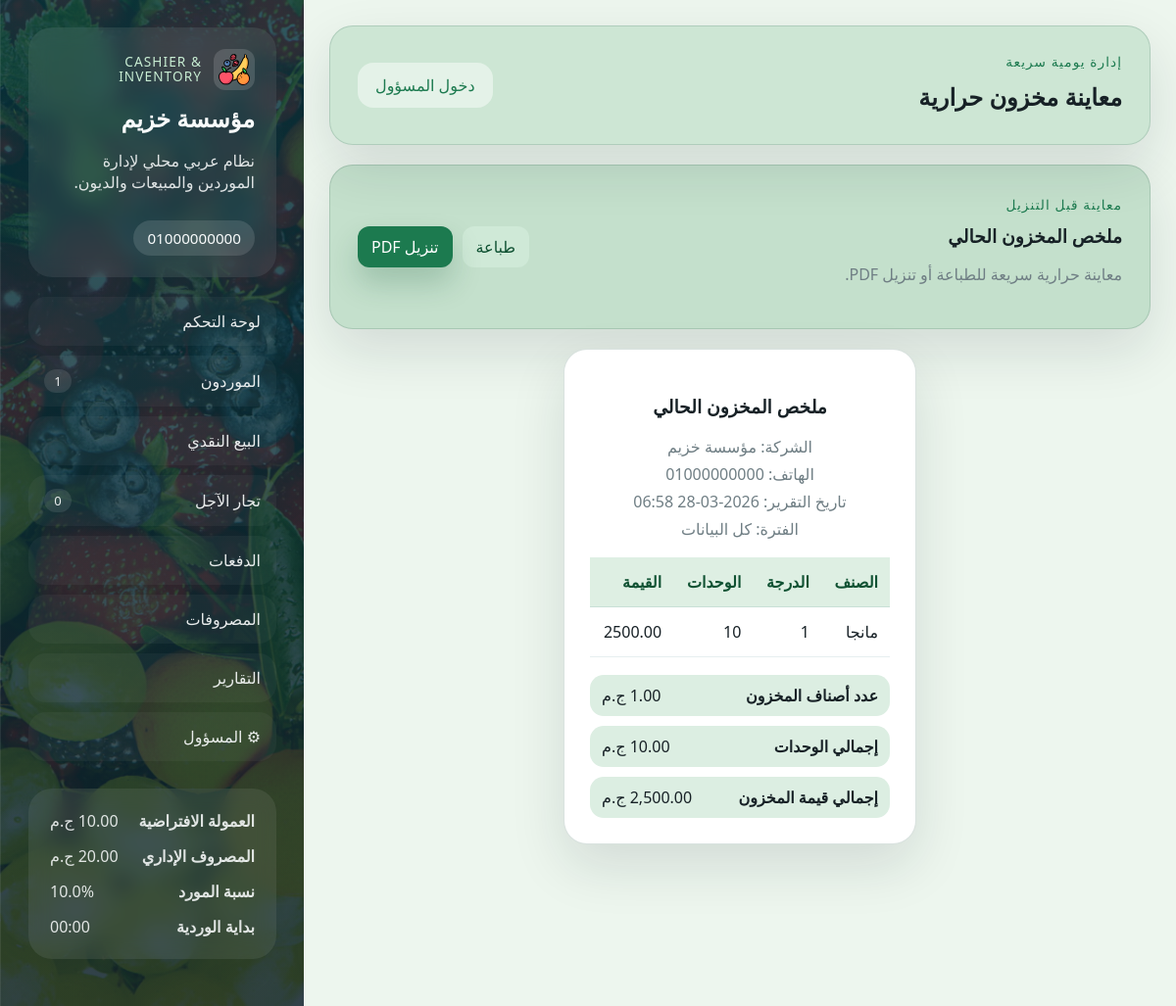
Page /reports/inventory-thermal on the committed database.
### models/settings.py (models this page shows)
class Settings(Base):
    __tablename__ = "settings"
    id: Mapped[int] = mapped_column(Integer, primary_key=True)
    company_name: Mapped[str] = mapped_column(String(120), nullable=False)
    phone_number: Mapped[str] = mapped_column(String(255), nullable=False)
    commission_per_unit: Mapped[float] = mapped_column(Float, nullable=False, default=0.0)
    admin_expense: Mapped[float] = mapped_column(Float, nullable=False, default=0.0)
    supplier_profit_percentage: Mapped[float] = mapped_column(Float, nullable=False, default=0.0)
    shift_cutoff_time: Mapped[str] = mapped_column(String(5), nullable=False, default="00:00")
    admin_password: Mapped[str] = mapped_column(String(255), nullable=False)

### routes/admin_routes.py (the view)
@admin_bp.route("/reports/inventory-thermal")
def inventory_thermal_preview():
    db_session = get_session()
    settings = get_or_create_settings(db_session)
    date_from = request.args.get("date_from", "").strip()
    date_to = request.args.get("date_to", "").strip()
    period_label = filtered_period_label(date_from or None, date_to or None)
    inventory_rows = inventory_summary(db_session, date_from=date_from or None, date_to=date_to or None)
    total_units = sum(int(row.remaining_units or 0) for row in inventory_rows)
    total_value = sum(float(row.total_value or 0) for row in inventory_rows)
    context = {
        **build_base_context(db_session),
        "page_title": "معاينة مخزون حرارية",
        "report_title": "ملخص المخزون الحالي",
        "report_subtitle": "معاينة حرارية سريعة للطباعة أو تنزيل PDF.",
        "meta_lines": [
            f"الشركة: {settings.company_name}",
            *[f"الهاتف: {phone}" for phone in split_phone_numbers(settings.phone_number)],
            f"تاريخ التقرير: {datetime.now().strftime('%Y-%m-%d %H:%M')}",
            period_label,
        ],
        "table_headers": ["الصنف", "الدرجة", "الوحدات", "القيمة"],
        "table_rows": [
            [
                row.fruit_name,
                row.class_number,
                int(row.remaining_units or 0),
                f"{float(row.total_value or 0):.2f}",
            ]
            for row in inventory_rows
        ],
        "summary_lines": [
            ("عدد أصناف المخزون", len(inventory_rows)),
            ("إجمالي الوحدات", total_units),
            ("إجمالي قيمة المخزون", total_value),
        ],
        "download_url": url_for(
            "admin.inventory_thermal_pdf",
            date_from=date_from or None,
            date_to=date_to or None,
        ),
        "print_mode": "thermal",
    }
    return render_template("print_preview.html", **context)

### models/__init__.py (called while the page is built)
def init_app(app):
    global engine
    database_uri = app.config["DATABASE_URI"]
    connect_args = {"check_same_thread": False} if database_uri.startswith("sqlite") else {}
    engine = create_engine(database_uri, future=True, connect_args=connect_args)
    SessionLocal.configure(bind=engine)
    from models.expense import Expense
    from models.inventory_allocation import InventoryAllocation
    from models.payment import Payment
    from models.retail_transaction import RetailTransaction
    from models.settings import Settings
    from models.special_retailer import SpecialRetailer
    from models.supplier import Supplier
    Base.metadata.create_all(bind=engine)
    ensure_sqlite_columns()
    @app.teardown_appcontext
    def shutdown_session(exception=None):
        SessionLocal.remove()

def get_session():
    return SessionLocal()

### utils/helpers.py (called while the page is built, shortened)
def parse_filter_datetime(value: str | None, end_of_day: bool = False) -> datetime | None:
    if not value:
        return None

def currency_filter(value) -> str:
    return f"{float(value or 0):,.2f} ج.م"

def normalize_shift_cutoff_time(value: str | None, default: str = "00:00") -> str:
    normalized = (value or "").strip()
    try:
        parsed = datetime.strptime(normalized, "%H:%M")
        return parsed.strftime("%H:%M")
    except ValueError:
        return default

def current_shift_cutoff_range(cutoff_time: str | None, reference: datetime | None = None) -> dict[str, str]:
    now = reference or datetime.now()
    normalized_cutoff = normalize_shift_cutoff_time(cutoff_time)
    cutoff_clock = datetime.strptime(normalized_cutoff, "%H:%M").time()
    today_cutoff = datetime.combine(now.date(), cutoff_clock)
    if now >= today_cutoff:
        start = today_cutoff
        end = today_cutoff + timedelta(days=1) - timedelta(minutes=1)
    else:
        start = today_cutoff - timedelta(days=1)
        end = today_cutoff - timedelta(minutes=1)
    return {
        "cutoff": normalized_cutoff,
        "start": start.strftime("%Y-%m-%dT%H:%M"),
        "end": end.strftime("%Y-%m-%dT%H:%M"),
    }

def get_or_create_settings(db_session) -> Settings:
    settings = db_session.get(Settings, 1)
    if settings:
        return settings

def is_admin_logged_in() -> bool:
    return bool(session.get("admin_logged_in"))

### templates/print_preview.html
{% extends "base.html" %}
{% block content %}
<section class="hero-panel">
    <div>
        <span class="eyebrow">معاينة قبل التنزيل</span>
        <h3>{{ report_title }}</h3>
        <p>{{ report_subtitle }}</p>
    </div>
    <div class="inline-form">
        <button class="btn btn-secondary" type="button" onclick="window.print()">طباعة</button>
        <a class="btn btn-primary" href="{{ download_url }}">تنزيل PDF</a>
    </div>
</section>
<section class="print-preview-shell {{ print_mode }}">
    <article class="print-sheet">
        <header class="print-head">
            <h3>{{ report_title }}</h3>
            {% for line in meta_lines %}
                <p>{{ line }}</p>
            {% endfor %}
        </header>
        <div class="table-wrap">
            <table class="print-table">
                <thead>
                    <tr>
                        {% for header in table_headers %}
                            <th>{{ header }}</th>
                        {% endfor %}
                    </tr>
                </thead>
                <tbody>
                    {% for row in table_rows %}
                        <tr>
                            {% for cell in row %}
                                <td>{{ cell }}</td>
                            {% endfor %}
                        </tr>
                    {% endfor %}
                </tbody>
            </table>
        </div>
        {% if summary_lines %}
            <div class="print-summary">
                {% for label, value in summary_lines %}
                    <div>
                        <strong>{{ label }}</strong>
                        <span>
                            {% if value is number %}
                                {{ value|currency }}
                            {% else %}
                                {{ value }}
                            {% endif %}
                        </span>
                    </div>
                {% endfor %}
            </div>
        {% endif %}
    </article>
</section>
{% endblock %}

### templates/base.html (shortened to what this page needs)
<!doctype html>
<html lang="ar" dir="rtl">
<head>
    <link rel="stylesheet" href="{{ url_for('static', filename='css/style.css') }}">
</head>
<body
    data-shift-cutoff="{{ shift_cutoff_range.cutoff }}"
    data-shift-start="{{ shift_cutoff_range.start }}"
    data-shift-end="{{ shift_cutoff_range.end }}"
>
    <div class="page-shell">
        <aside class="sidebar">
            <div class="brand-card">
                <div class="brand-kicker-row">
                    <img class="brand-logo" src="{{ url_for('static', filename='fruitsIcon.png') }}" alt="شعار النظام">
                    <span class="brand-kicker">Cashier & Inventory</span>
                </div>
                <h1>{{ settings.company_name }}</h1>
                <p>نظام عربي محلي لإدارة الموردين والمبيعات والديون.</p>
                <div class="brand-meta-stack">
                    {% for phone in phone_numbers %}
                        <div class="meta-pill">{{ phone }}</div>
                    {% endfor %}
                </div>
            </div>
            <nav class="nav-links">
                <a class="{{ 'active' if request.endpoint == 'admin.dashboard' else '' }}" href="{{ url_for('admin.dashboard') }}">لوحة التحكم</a>
                <a class="{{ 'active' if request.endpoint == 'suppliers.suppliers' else '' }}" href="{{ url_for('suppliers.suppliers') }}">الموردون <span>{{ nav_badges.open_suppliers }}</span></a>
                <a class="{{ 'active' if request.endpoint == 'retail.retail' else '' }}" href="{{ url_for('retail.retail') }}">البيع النقدي</a>
                <a class="{{ 'active' if request.endpoint == 'special_retailers.special_retailers' else '' }}" href="{{ url_for('special_retailers.special_retailers') }}">تجار الآجل <span>{{ nav_badges.unpaid_retailers }}</span></a>
                <a class="{{ 'active' if request.endpoint == 'payments.payments' else '' }}" href="{{ url_for('payments.payments') }}">الدفعات</a>
                <a class="{{ 'active' if request.endpoint == 'expenses.expenses' else '' }}" href="{{ url_for('expenses.expenses') }}">المصروفات</a>
                <a class="{{ 'active' if request.endpoint == 'admin.reports' else '' }}" href="{{ url_for('admin.reports') }}">التقارير</a>
                <a class="{{ 'active' if request.endpoint in ['admin.admin_panel', 'admin.login'] else '' }}" href="{{ url_for('admin.admin_panel' if is_admin else 'admin.login') }}">&#9881; المسؤول</a>
            </nav>
            <div class="settings-card sidebar-spacer">
                <div>
                    <strong>العمولة الافتراضية</strong>
                    <span>{{ settings.commission_per_unit|currency }}</span>
                </div>
                <div>
                    <strong>المصروف الإداري</strong>
                    <span>{{ settings.admin_expense|currency }}</span>
                </div>
                <div>
                    <strong>نسبة المورد</strong>
                    <span>{{ settings.supplier_profit_percentage }}%</span>
                </div>
                <div>
                    <strong>بداية الوردية</strong>
                    <span>{{ settings.shift_cutoff_time }}</span>
                </div>
            </div>
        </aside>
        <main class="main-content">
            <header class="topbar">
                <div>
                    <span class="topbar-label">إدارة يومية سريعة</span>
                    <h2>{{ page_title or "نظام الكاشير" }}</h2>
                </div>
                <div class="topbar-actions">
                    {% if is_admin %}
                        <form method="post" action="{{ url_for('admin.logout') }}">
                            <button class="btn btn-ghost" type="submit">تسجيل الخروج</button>
                        </form>
                    {% else %}
                        <a class="btn btn-ghost" href="{{ url_for('admin.login') }}">دخول المسؤول</a>
                    {% endif %}
                </div>
            </header>
            {% block content %}{% endblock %}
        </main>
    </div>
</body>
</html>

### rows in the picture
Settings: company_name "مؤسسة خزيم", phone_number "01000000000", commission_per_unit "10.00 ج.م", admin_expense "20.00 ج.م", supplier_profit_percentage "10.0", shift_cutoff_time "00:00"

### other values in the picture
{{ nav_badges.open_suppliers }} "1"
{{ nav_badges.unpaid_retailers }} "0"
{{ page_title or "نظام الكاشير" }} "معاينة مخزون حرارية"
{{ report_title }} "ملخص المخزون الحالي"
{{ report_subtitle }} "معاينة حرارية سريعة للطباعة أو تنزيل PDF."
{{ line }} "الشركة: مؤسسة خزيم" "الهاتف: 01000000000" "تاريخ التقرير: 2026-03-28 06:58" "الفترة: كل البيانات"
{{ header }} "الصنف" "الدرجة" "الوحدات" "القيمة"
{{ cell }} "مانجا" "1" "10" "2500.00"
{{ label }} "عدد أصناف المخزون" "إجمالي الوحدات" "إجمالي قيمة المخزون"
{{ value|currency }} "1.00 ج.م" "10.00 ج.م" "2,500.00 ج.م"
